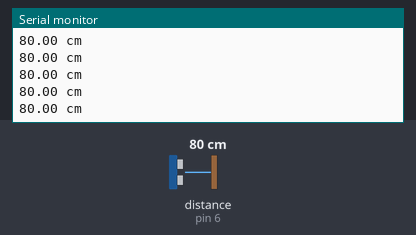
This sketch was run on a simulated Arduino Uno, built with avr-gcc and run on an emulated ATmega328P. Shown: the last lines printed to the serial monitor. The test bench sets the inputs (shaded band); at power-on: distance to the obstacle (sensor on pin 6) 80 cm. The echo pulse lasts 58.3 µs per cm.

Above: at 1.2 s.
1.3 s: distance to the obstacle (sensor on pin 6) set to 18 cm
At 1.32 s:
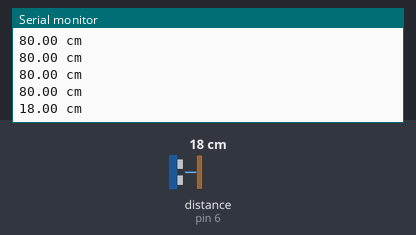
4.3 s: distance to the obstacle (sensor on pin 6) set to 120 cm
At 4.36 s:
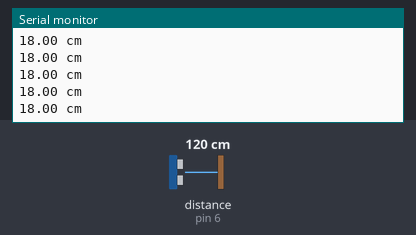
Timing chart, 0 to 7.3 s (numbered marks = the images above; inputs shaded):
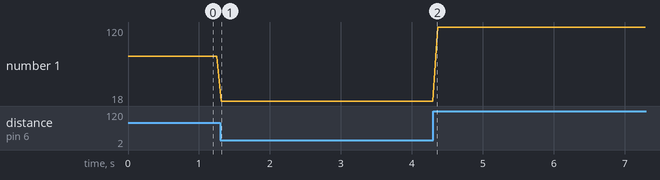

The sketch:

ultrasonicoInicial.ino
```cpp
//Translate by: @OrlandoBatiz
//Link de Libreria en Github: https://github.com/gamegine/HCSR04-ultrasonic-sensor-lib
#include <HCSR04.h>         //Libreria desarrollada por Gamegine (Buscar como "hcsr04 ultrasonic sensor")
HCSR04 hc(5, 6);            //Inicializamos el objeto del sensor HCSR04 (pin de Trigger , pin de Echo)

void setup(){
    Serial.begin(9600);     //Inicializa la comunicación a 9600 baudios
}

void loop(){
    Serial.print(hc.dist());   // Regresa la distancia a la que se encuentra el objeto en cm :O
    Serial.println(" cm");     //Para imprimir la medida u otro mensaje
    delay(60);                 // Es el delay para aparecer nueva medición, se recomienda arriba de 60ms
}
```

Measured:
- after the input at 1.3 s, the serial monitor: prints a new line at once (image 1)
- plotted number 1: 80 → 18 after the input at 1.3 s, 18 → 120 after the input at 4.3 s
